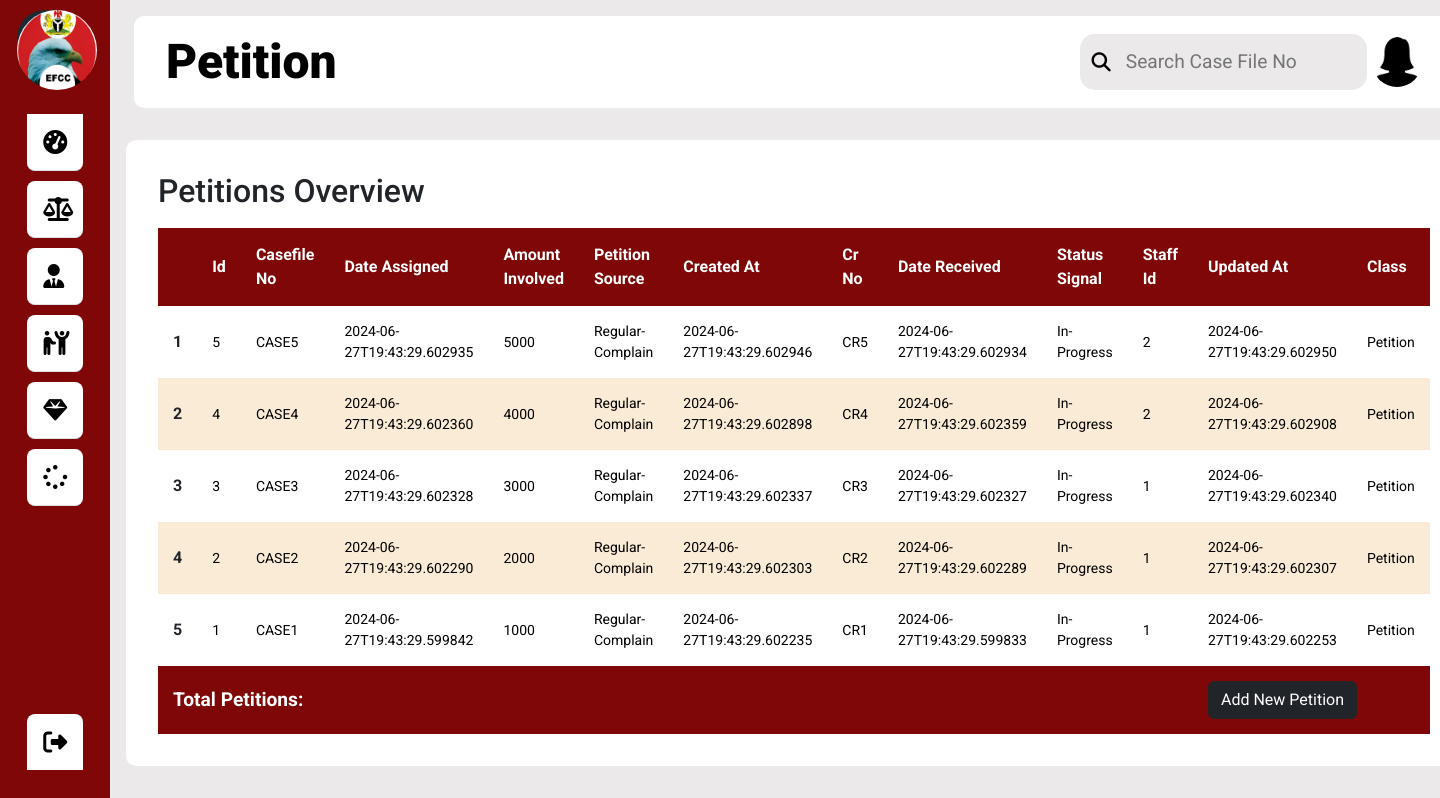
Screenshot of /petitions with the database file from the repository.
### models/petition.py (models this page shows, shortened)
class Petition(BaseModel, db.Model, UserMixin):
    __tablename__ = 'petitions'
    id = db.Column(db.Integer, primary_key=True, autoincrement=True)
    casefile_no = db.Column(db.String(50), nullable=False)
    cr_no = db.Column(db.String(50), nullable=False)
    date_received = db.Column(db.DateTime, nullable=False, default=datetime.now)
    date_assigned = db.Column(db.DateTime, nullable=False, default=datetime.now)
    amount_involved = db.Column(db.Integer, default=0)
    status_signal = db.Column(db.Enum('Convicted', 'In-Progress'))
    petition_source = db.Column(db.Enum('Intelligence', 'Regular-Complain'))
    staff_id = db.Column(db.Integer, db.ForeignKey('staffs.id'), nullable=False)
    recoveries = db.relationship("Recovery", cascade="all, delete-orphan", backref="petitions")
    suspects = db.relationship("Suspect", secondary="petition_suspect", viewonly=False, back_populates="petitions")
    complainants = db.relationship("Complainant", secondary="petition_complainant", viewonly=False, back_populates="petitions")
    staffs = db.relationship("Staff", secondary="petition_staff", viewonly=False, back_populates="petitions")

### api/v1/views/petition.py (the view)
@app_views.route('/petitions', methods=['GET'], strict_slashes=False)
def get_petitions():
    from models.petition import Petition
    form = PetitionForm()
    petitions = Petition.query.order_by(Petition.date_received.desc())
    petition_dicts = [petition.to_dict() for petition in petitions]
    return render_template("petition.html",
                           petitions=petition_dicts, title="Petition",
                           sum_petitions=petitions.count(), form=form)

### api/v1/forms.py
class PetitionForm(FlaskForm):
    casefile_no = StringField('Case File No', validators=[DataRequired(), Length(max=50)])
    cr_no = StringField('CR No', validators=[DataRequired(), Length(max=50)])
    date_received = DateTimeField('Date Received', format='%Y-%m-%d %H:%M:%S', default=datetime.now(), validators=[DataRequired()])
    date_assigned = DateTimeField('Date Assigned', format='%Y-%m-%d %H:%M:%S', default=datetime.now(), validators=[DataRequired()])
    amount_involved = IntegerField('Amount Involved', validators=[NumberRange(min=0, message='Amount must be positive')])
    status_signal = SelectField('Status Signal', choices=[('Convicted', 'Convicted'), ('In-Progress', 'In-Progress')])
    petition_source = SelectField('Petition Source', choices=[('Intelligence', 'Intelligence'), ('Regular-Complain', 'Regular-Complain')])
    submit = SubmitField('Submit')
    reset = SubmitField('Reset', render_kw={"type": "reset"})

### models/base_model.py (called while the page is built)
    def to_dict(self):
        s_dict = self.__dict__.copy()
        s_dict["__class__"] = type(self).__name__
        for key, value in s_dict.items():
            if isinstance(value, datetime):
                s_dict[key] = value.strftime('%Y-%m-%dT%H:%M:%S.%f')
        try:
            s_dict.pop('_sa_instance_state')
        except Exception:
            pass
        return s_dict

### models/templates/petition.html (shortened to what this page needs)
{% extends "layout.html" %}
{% block content %}
<div class="tabular--wrapper">
    <h3 class="main--title">Petitions Overview</h3>
    <div class="table-container">
        <table>
            <thead>
                <tr>
                    <th scope="row">&nbsp;</th>
                    {% for obj in petitions[0].keys() %}
                    <th scope="col">{{ obj.title().replace('_', ' ') }}</th>
                    {% endfor %}
                </tr>
            </thead>
            <tbody>
                {% for obj in petitions %}
                <tr>
                    <th scope="row">{{ loop.index }}</th>
                    {% for k, v in obj.items() %}
                    <td>{{ obj.get(k, '') }}</td>
                    {% endfor %}
                </tr>
                {% endfor %}
            </tbody>
            <tfoot>
                <tr>
                    <td colspan="{{ petitions[0]|length - 1}}">Total Petitions: {{ sum_petition }}
                    </td>
                    <td colspan="2"><button type="button" class="btn btn-dark" id="formSwitch" data-id="formContent">Add
                            New
                            Petition</button></td>
                </tr>
            </tfoot>
        </table>
    </div>
</div>
{% endblock content %}

### models/static/css/main.css (style rules this page uses)
* { margin: 0; padding: 0; border: none; outline: none; box-sizing: border-box; }
body { display: flex; font-family: 'Roboto', sans-serif; min-height: 100vh; }
body::before { display: block; content: ""; }
:root { --efcc_r: #7F0707; --efcc_w: #fff; --efcc_b: #000; --efcc_h: #ebe9e9; }
.main--title { padding-bottom: 10px; font-size: 2rem; }
.tabular--wrapper { background-color: var(--efcc_w); margin-top: 1rem; border-radius: 10px; padding: 2rem; }
thead { background-color: var(--efcc_r); color: var(--efcc_w); }
th { padding: 15px; text-align: left; }
tbody { background-color: var(--efcc_w); }
td { padding: 15px; font-size: 14px; color: var(--efcc_b); }
tr:nth-child(even) { background-color: antiquewhite; }
tfoot { background-color: var(--efcc_r); font-weight: bold; }
tfoot td { padding: 15px; color: var(--efcc_w); font-size: 1.2rem; }

### rows the page displays
Petition: get "5" "2024-06-27T19:43:29.602935" "Regular-Complain" "2024-06-27T19:43:29.602946" "2024-06-27T19:43:29.602934" "In-Progress" "2" "2024-06-27T19:43:29.602950" "Petition", get "CASE5", get "5000", get "CR5"
Petition: get "4" "2024-06-27T19:43:29.602360" "Regular-Complain" "2024-06-27T19:43:29.602898" "2024-06-27T19:43:29.602359" "In-Progress" "2" "2024-06-27T19:43:29.602908" "Petition", get "CASE4", get "4000", get "CR4"
Petition: get "3" "2024-06-27T19:43:29.602328" "Regular-Complain" "2024-06-27T19:43:29.602337" "2024-06-27T19:43:29.602327" "In-Progress" "1" "2024-06-27T19:43:29.602340" "Petition", get "CASE3", get "3000", get "CR3"
Petition: get "2" "2024-06-27T19:43:29.602290" "Regular-Complain" "2024-06-27T19:43:29.602303" "2024-06-27T19:43:29.602289" "In-Progress" "1" "2024-06-27T19:43:29.602307" "Petition", get "CASE2", get "2000", get "CR2"
Petition: get "1" "2024-06-27T19:43:29.599842" "Regular-Complain" "2024-06-27T19:43:29.602235" "2024-06-27T19:43:29.599833" "In-Progress" "1" "2024-06-27T19:43:29.602253" "Petition", get "CASE1", get "1000", get "CR1"

### other values shown
{{ title }} "Petition"
{{ obj.title().replace('_', ' ') }} "Id" "Casefile No" "Date Assigned" "Amount Involved" "Petition Source" "Created At" "Cr No" "Date Received" "Status Signal" "Staff Id" "Updated At" "Class"
